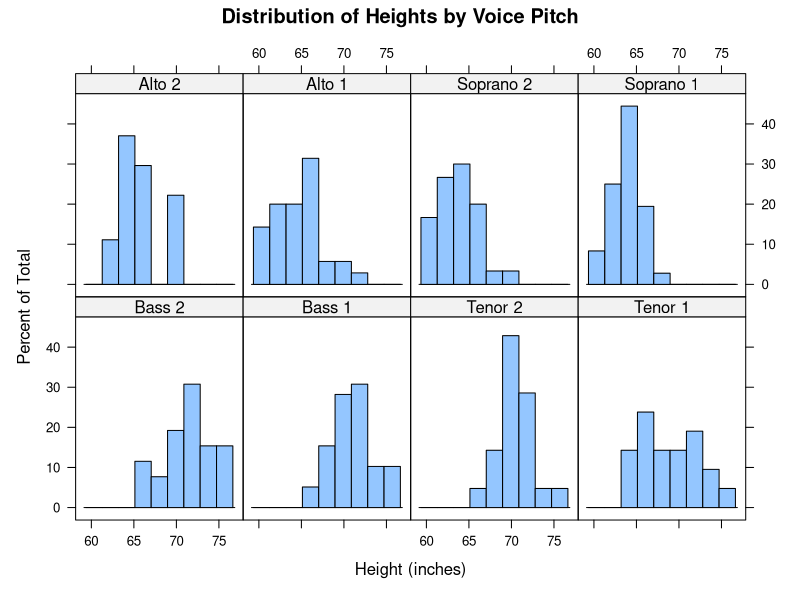
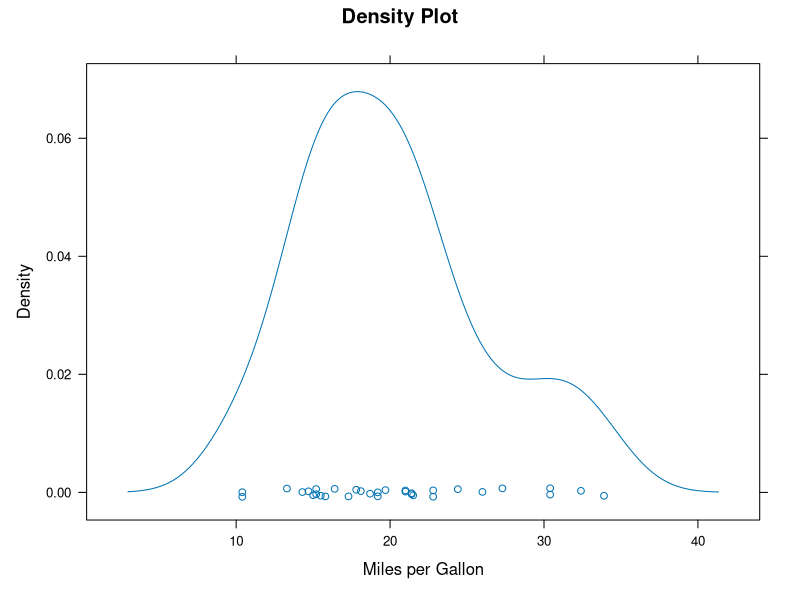
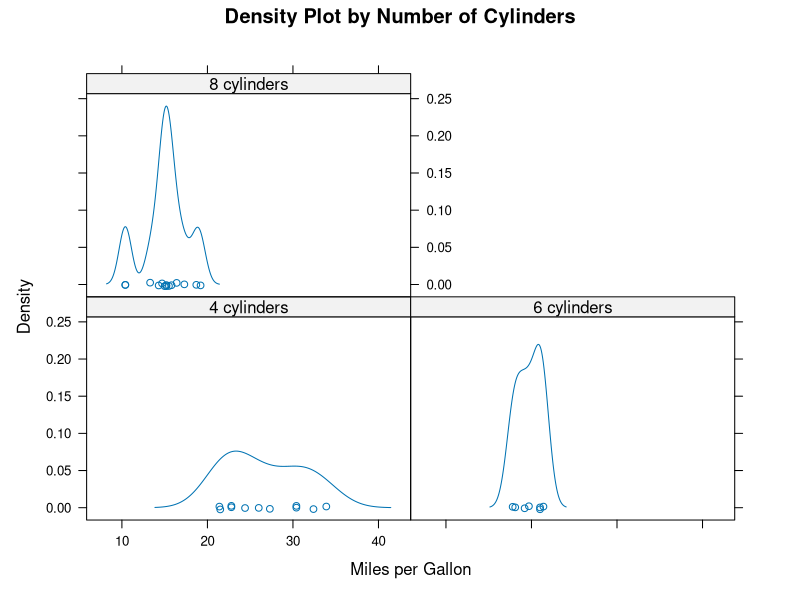
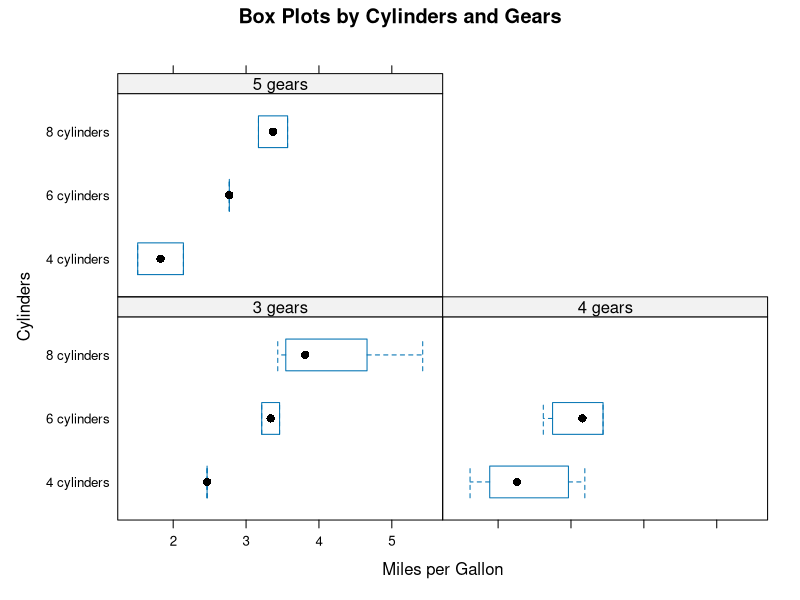
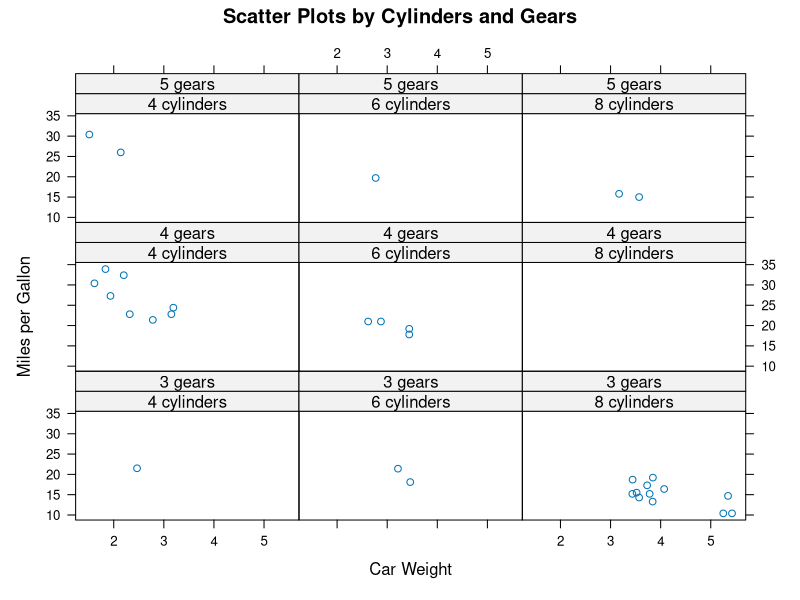
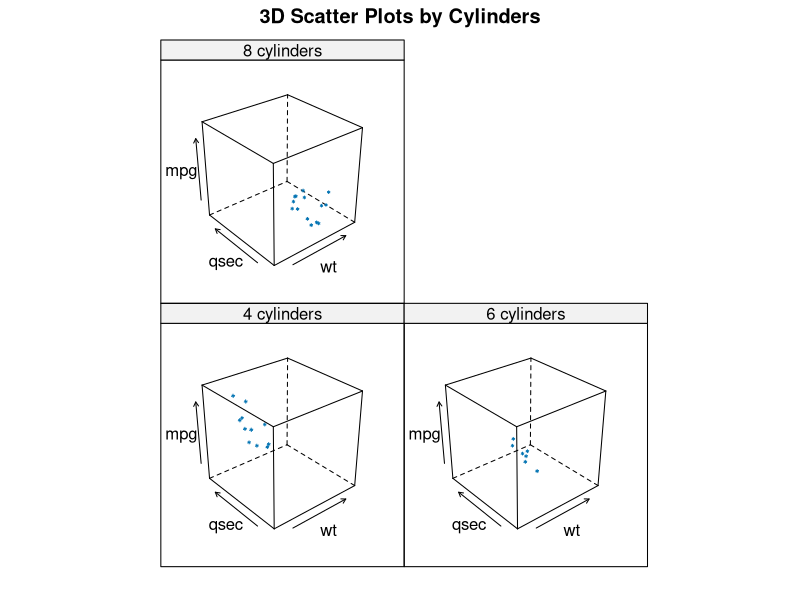
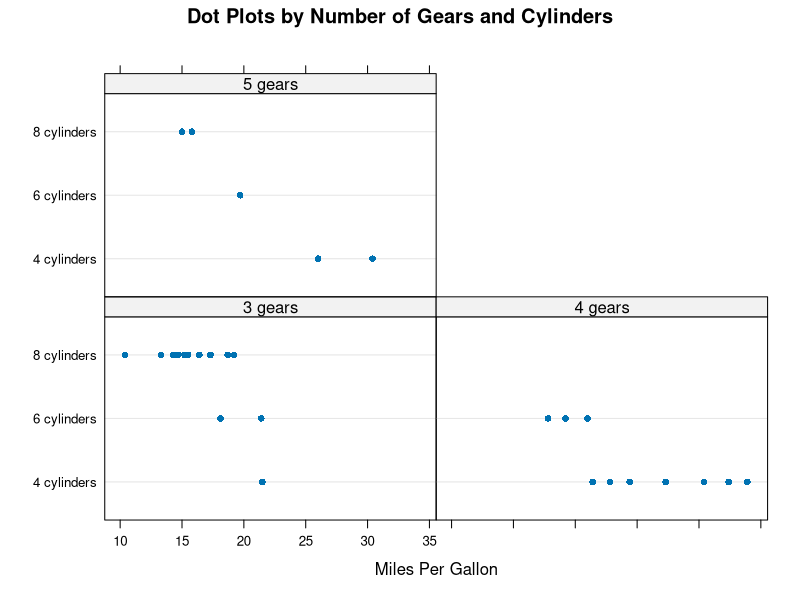
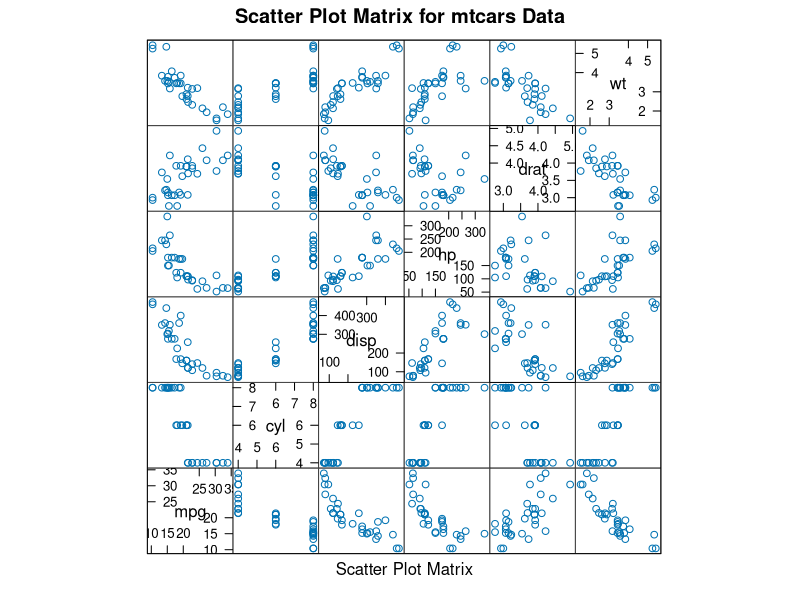

The R source for these figures, in order:
## ---- chunk 1
knitr::opts_chunk$set(collapse = TRUE, dev = "png")
#Sys.setlocale('LC_ALL','C') # Embed this directly in the Rmarkdown script that contains the Chinese character comment
options(digits=3)
options(max.print=200)
## ---- chunk 2
library(lattice)

histogram(~height | voice.part, data = singer, main = "Distribution of Heights by Voice Pitch",
          xlab = "Height (inches)")
## ---- chunk 3
library(lattice)
attach(mtcars)

gear <- factor(gear, levels = c(3, 4, 5), 
               labels = c("3 gears", "4 gears", "5 gears"))
cyl <- factor(cyl, levels = c(4, 6, 8), 
              labels = c("4 cylinders", "6 cylinders", "8 cylinders"))

# 开始画图

densityplot(~mpg, main = "Density Plot", 
            xlab = "Miles per Gallon")

densityplot(~mpg | cyl,
            main = "Density Plot by Number of Cylinders",
            xlab = "Miles per Gallon")

bwplot(cyl ~ wt | gear,
       main = "Box Plots by Cylinders and Gears",
       xlab = "Miles per Gallon",
       ylab = "Cylinders")

xyplot(mpg ~ wt | cyl * gear, 
       main = "Scatter Plots by Cylinders and Gears",
       xlab = "Car Weight", ylab = "Miles per Gallon")

cloud(mpg ~ wt * qsec | cyl,
      main = "3D Scatter Plots by Cylinders")

dotplot(cyl ~ mpg | gear,
        main = "Dot Plots by Number of Gears and Cylinders",
        xlab = "Miles Per Gallon")
splom(mtcars[c(1:6)],
      main = "Scatter Plot Matrix for mtcars Data")
detach(mtcars)
## ---- chunk 4
library(lattice)
mygraph <- densityplot(~height|voice.part, data=singer)
## ---- chunk 5
plot(mygraph)

update(mygraph, col="red", pch=16, cex=.8, jitter=.05, lwd=2)
## ---- chunk 6
displacement <- equal.count(mtcars$disp, number=3, overlap=0)

## ---- chunk 7
xyplot(mpg ~ wt|displacement, data = mtcars,
       main = "Miles per Gallon vs. Weight by Engine Displacement",
       xlab = "Weight", ylab = "Miles per Gallon",
       layout = c(3, 1), aspect = 1.5)
## ---- chunk 8
library(lattice)

displacement <- equal.count(mtcars$disp, number=3, overlap=0)

mypanel <- function(x, y){
    panel.xyplot(x, y, pch=19)
    panel.rug(x,y)
    panel.grid(h=-1, v=-1) # 添加水平和垂直的网格线
    panel.lmline(x, y, col="red", lwd=1, lty=2) # 添加回归曲线
}


xyplot(mpg ~ wt|displacement, data=mtcars,
       layout=c(3,1),
       aspect=1.5,
       main = "Miles per Gallon vs. Weight by Engine Displacement",
       xlab = "Weight",
       ylab = "Miles per Gallon",
       panel = mypanel)
## ---- chunk 9
library(lattice)

mtcars$transmission <- factor(mtcars$am, levels=c(0,1), labels=c("Automatic", "Manual"))

panel.smoother <- function(x, y){
    panel.grid(h=-1, v=-1)
    panel.xyplot(x, y)
    panel.loess(x, y)
    panel.abline(h = mean(y), lwd = 2, lty = 2, col = "darkgreen")
}

xyplot(mpg~disp|transmission,data=mtcars,
       scales=list(cex=.8, col="red"),
       panel = panel.smoother,
       xlab = "Displacement", ylab = "Miles per Gallon",
       main = "MPG vs Displacement by Transmission Type",
       sub = "Dotted lines are Groups Means", aspect = 1)
## ---- chunk 10
densityplot(~mpg, data=mtcars,
            group=transmission,
            main="MPG Distribution by Transmission Type",
            xlab = "Miles per Gallon",
            auto.key = TRUE)
## ---- chunk 11
colors <- c("red", "blue")
lines <- c(1,2)
points <- c(16, 17)

key.trans <- list(title="Transmission",
                  space="bottom", columns=2,
                  text=list(levels(mtcars$transmission)),
                  points=list(pch=points, col=colors),
                  lines=list(col=colors, lty=lines),
                  cex.title=1, cex=.9)

densityplot(~mpg, data=mtcars,
            group=transmission,
            main="MPG Distribution by Transmission Type",
            xlab = "Miles per Gallon",
            pch=points, lty=lines, col=colors,
            lwd=2, jitter=.005,
            key=key.trans)
